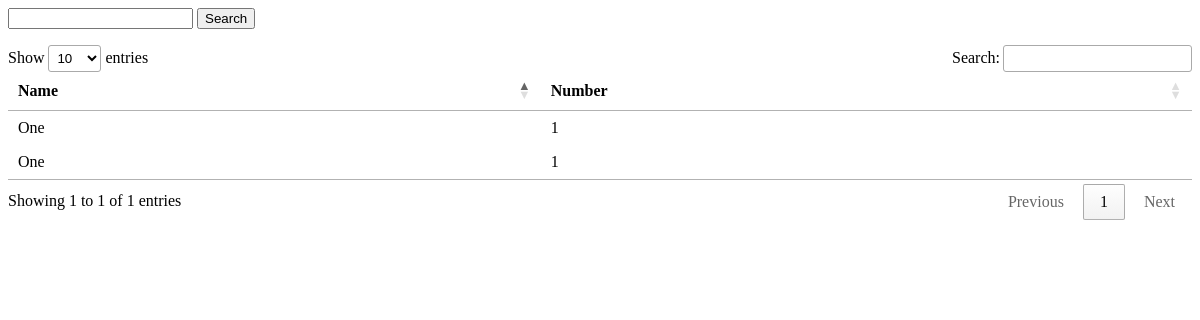
Before: / with the older database file.
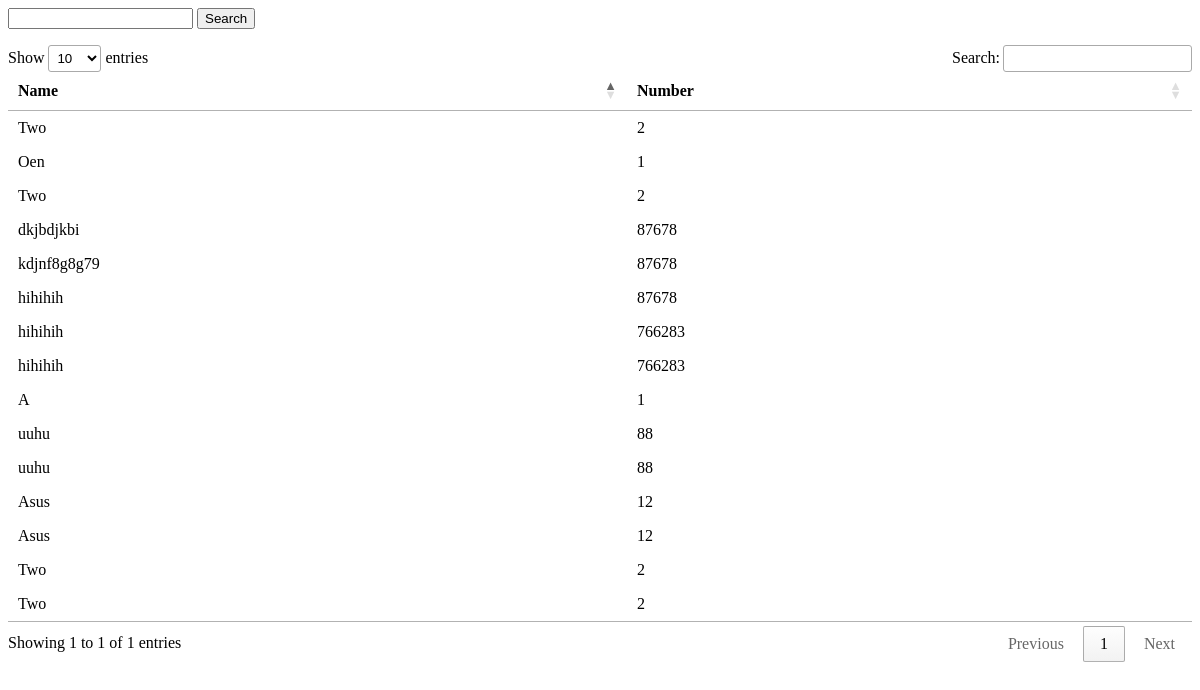
After: the same page with the newer database file.
### js/models.py (models this page shows, shortened)
class Data(models.Model):
    name = models.CharField(max_length=100)
    number = models.PositiveIntegerField()

### js/views.py (the view)
# urls.py: url(r'^$', index, name="index"),
def index(request):
    data = Data.objects.all()
    context = {
        'data': data,
    }
    return render(request, 'js/index.html', context)

### templates/js/index.html
{% extends 'base.html' %}
{% block content %}
    <form action="{% url 'js:search' %}" method="post">
        {% csrf_token%}
        <input type="text" name="search" />
        <input type="submit" value="Search" />
    </form>
    <table id="myTable">
        <thead>
            <tr>
                <th>
                    Name
                </th>
                <th>
                    Number
                </th>
            </tr>
        </thead>
        {% for d in data %}
            <tbody>
                <tr>
                    <td>
                        {{d.name}}
                    </td>
                    <td>
                        {{d.number}}
                    </td>
                </tr>
            </tbody>
        {% endfor %}
    </table>
{% endblock %}

Changed rows visible on the page:
removed Data: name "One", number "1"
removed Data: name "One", number "1"
added Data: name "Two", number "2"
added Data: name "Oen", number "1"
added Data: name "Two", number "2"
added Data: name "dkjbdjkbi", number "87678"
added Data: name "kdjnf8g8g79", number "87678"
added Data: name "hihihih", number "87678"
added Data: name "hihihih", number "766283"
added Data: name "hihihih", number "766283"
added Data: name "A", number "1"
added Data: name "uuhu", number "88"
added Data: name "uuhu", number "88"
added Data: name "Asus", number "12"
added Data: name "Asus", number "12"
added Data: name "Two", number "2"
added Data: name "Two", number "2"
